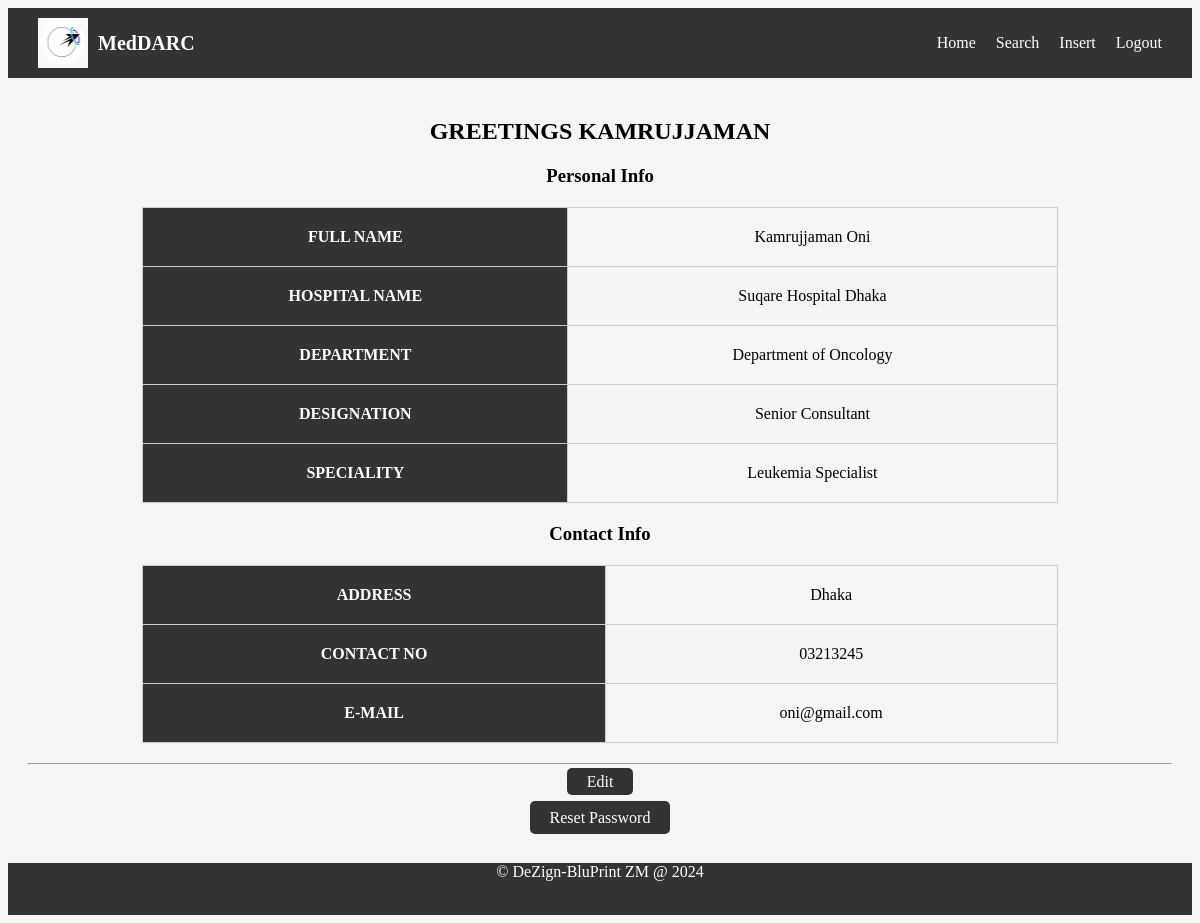
The page /ddashboard.php (signed in) on the database its author committed.
### tables this page shows
CREATE TABLE `doctor` (
  `SSN` varchar(20) NOT NULL,
  `F_Name` char(15) NOT NULL,
  `L_Name` char(15) NOT NULL,
  `Hospital_ID` varchar(25) NOT NULL,
  `Address` varchar(30) NOT NULL,
  `Contact_No` varchar(20) NOT NULL,
  `Email` varchar(50) NOT NULL,
  `Department` char(35) NOT NULL,
  `Speciality` varchar(30) NOT NULL,
  `Designation` varchar(25) NOT NULL
);

CREATE TABLE `hospital` (
  `ID` varchar(25) NOT NULL,
  `Email` varchar(20) NOT NULL,
  `Address` varchar(30) NOT NULL,
  `name` varchar(80) DEFAULT NULL
);

### ddashboard.php (the view, shortened to what this page needs)
<!DOCTYPE html>
<html>
<head>
  <link rel="stylesheet" type="text/css" href="css/styles2.css">
</head>
<body>
<header style="display: flex; align-items: center;">
  <img src="Resource/logo.png" alt="logo" width="50px" height="50px">
  <h1 style="margin-left: 10px;font-size:20px">MedDARC</h1>
  <div class="navigation-bar" style="margin-left: auto;">
    <nav>
      <ul>
      <li><a href="ddashboard.php" >Home</a></li>
      <li><a href="dsearch.php">Search</a></li>
      <li><a href="dinsert.php">Insert</a></li>
      <li><a class='logout' href="logout.php">Logout</a></li>
      </ul>
    </nav>
  </div>
</header>
<main>
  <section>
  <?php
    require "connection.php";
    $uid=$_SESSION["userID"];
    $sql="SELECT SSN, F_Name, CONCAT(F_Name,' ',L_Name) AS Full_name, d.Address, Contact_No, d.Email,h.name, Department, Speciality,Designation FROM doctor d, hospital h WHERE d.Hospital_ID=h.ID AND SSN=?";
    $stmt= mysqli_stmt_init($conn);
    if (!mysqli_stmt_prepare($stmt,$sql)) {
      header("Location:ddashboard.php?error=sqlerror");
    }
    else {
      mysqli_stmt_bind_param($stmt, "s", $uid);
      mysqli_stmt_execute($stmt);
      $result= mysqli_stmt_get_result($stmt);
      if ($row = mysqli_fetch_assoc($result))
      {
        $fname=strtoupper($row["F_Name"]);
        $fullname=$row["Full_name"];
        $address=$row["Address"];
        $cont=$row["Contact_No"];
        $mail=$row["Email"];
        $hname=$row["name"];
        $dep=$row["Department"];
        $desg=$row["Designation"];
        $spec=$row["Speciality"];
        echo "
          <div class='welcome'><h2 class='welcome_mssg'> GREETINGS $fname</h2></div>
          <div class='pi_box'>
            <div class='pi_table'>
            <h3> Personal Info</h3>
              <table>
                <tr><th>FULL NAME</th>
                    <td>$fullname</td></tr>
                <tr><th>HOSPITAL NAME</th>
                   <td>$hname</td></tr>
                <tr><th>DEPARTMENT</th>
                    <td>$dep</td></tr>
                <tr><th>DESIGNATION</th>
                   <td>$desg</td></tr>
               <tr><th>SPECIALITY</th>
                  <td>$spec</td></tr>
              </table>
            </div>
          </div>
          <div class='ci_box'>
            <div class='ci_table'>
            <h3> Contact Info</h3>
              <table>
                <tr><th>ADDRESS</th>
                    <td>$address</td></tr>
                <tr><th>CONTACT NO</th>
                   <td>$cont</td></tr>
                <tr><th>E-MAIL</th>
                   <td>$mail</td></tr>
              </table>
              <hr>
              <a href='doctor_info_edit.php' style='color: #007bff; text-decoration: none; padding: 5px 20px; background-color: #333; color: #fff; border-radius: 5px; text-align: center;'>Edit</a>
            </div>
          </div><br>
          <div class='res_div'><a class='res' href='d_res_pass.php' style='color: #007bff; text-decoration: none; padding: 8px 20px; background-color: #333; color: #fff; border-radius: 5px; text-align: center;'>Reset Password</a></div>
        ";
      }
    }
   ?>
</section>
</main>
<footer>
  <p>&copy; DeZign-BluPrint ZM @ 2024</p><br>
 </footer>
</body>
</html>

### css/styles2.css (style rules this page uses)
body { padding: 0px; flex-grow: 1; background-color:whitesmoke; background-size: 1550px 650px; ; background-repeat: no-repeat; background-attachment: fixed; background-position: center; }
header { display: flex; justify-content: space-between; align-items: center; padding: 10px 30px; background-color: #333; color: #fff; width: 100%; box-sizing: border-box; white-space: nowrap; }
header h1 { margin: 0px; font-size: 12px; align-items: end; }
header nav { margin-left: auto; }
header nav ul { list-style: none; display: flex; align-items: center; margin: 0; padding: 0; }
header nav ul li { margin-left: 20px; }
header nav ul li a { color: #fff; text-decoration: none; }
main { padding: 20px; flex-grow: 1; text-align: center; }
table { width: 80%; height: 100px; border-collapse: collapse; margin: 20px auto; text-align: center; }
table th, table td { padding: 20px; border: 1px solid #ccc; text-align: center; }
table th { background:#333; color: #fff; }
table tr:nth-child(even) { background: #f4f4f4; }
footer { text-align: center; padding: 0px; background-color: #333; color: white; width: 100%; }

### rows shown on the page
doctor: F_Name "KAMRUJJAMAN", Hospital_ID.name "Suqare Hospital Dhaka", Department "Department of Oncology", Designation "Senior Consultant", Speciality "Leukemia Specialist", Address "Dhaka", Contact_No "03213245", Email "oni@gmail.com"

### other values the page prints
$fullname "Kamrujjaman Oni"
